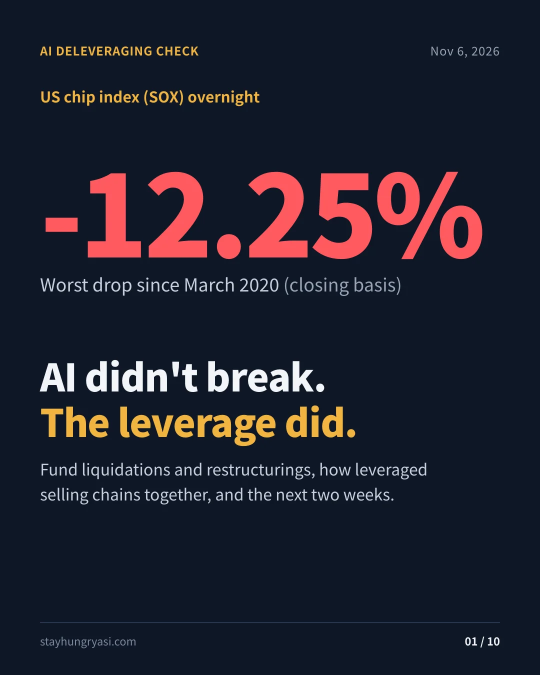
#> input picture _source/research/ai-deleveraging-2026-11/card-en-01.webp, 1080 x 1350 px (shown at 1/2 size); its folder holds 3 pictures in this run
$ python og.py
#> lines starting #> are read from the running program, lines starting #| are printed output that depends on the picture
#!/usr/bin/env python3
"""Link-preview images for research reports: og.jpg (+ og.en/es/ja.jpg) 1200x630 from the first card, on the hub navy.

  python3 _source/rxtools/og.py [slug ...]        (default: every report that has card-01.webp)

research.py adds og:image / twitter:image when the file exists. Re-run after a cover card changes.
"""
import os, sys
from PIL import Image

R = os.path.join(os.path.dirname(os.path.dirname(os.path.abspath(__file__))), 'research')
for slug in sys.argv[1:] or sorted(os.listdir(R)):
    d = os.path.join(R, slug)
    for sfx in ('', '.en', '.es', '.ja'):
        src = next((p for p in (os.path.join(d, f'card-01{sfx}.webp'), os.path.join(d, 'card-en-01.webp') if sfx == '.en' else '',
                                os.path.join(d, f'card-en-01{sfx}.webp')) if p and os.path.exists(p)), None)
        if not src:
            continue
        im = Image.open(src).convert('RGB')
#> im is the input picture: PIL image 1080x1350 RGB; mean R, G, B 32.6, 32.9, 45.3
        bg = Image.new('RGB', (1200, 630), im.getpixel((4, 4)))
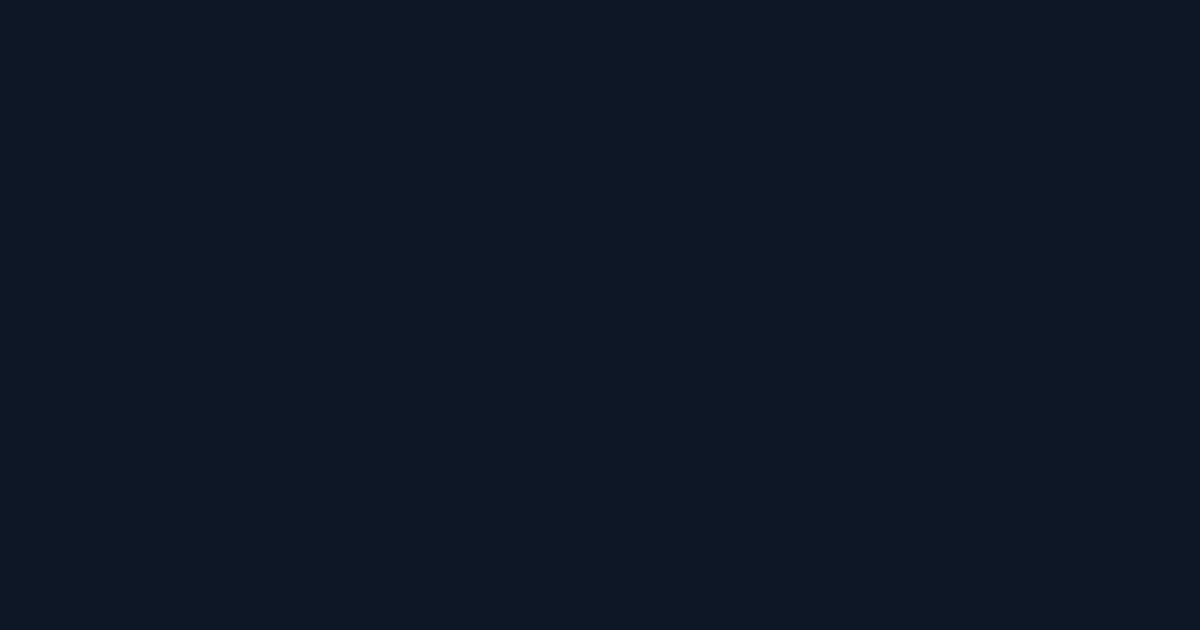
#> bg: PIL image 1200x630 RGB; mean R, G, B 14, 23, 38
        h = 630; w = round(im.width * h / im.height)
#> after `w = round(im.width * h / im.height)`: w = 504
        bg.paste(im.resize((w, h), Image.LANCZOS), ((1200 - w) // 2, 0))
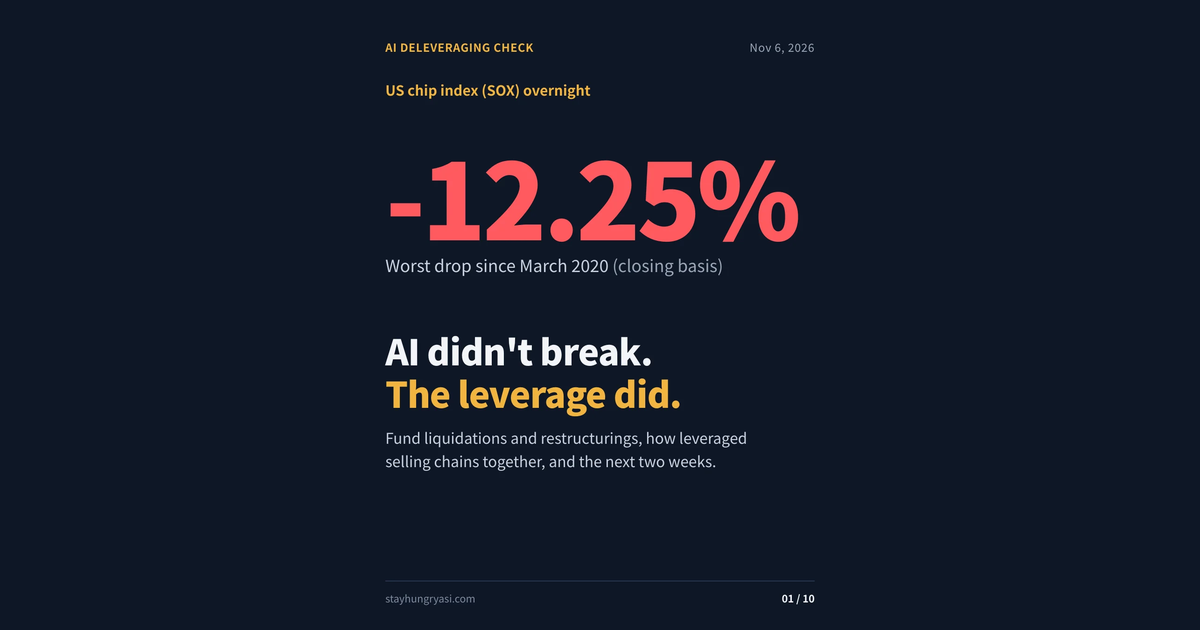
#> bg: PIL image 1200x630 RGB; mean R, G, B 21.8, 27.1, 41
        bg.save(os.path.join(d, f'og{sfx}.jpg'), 'JPEG', quality=88, optimize=True)
        print('wrote', slug, f'og{sfx}.jpg')
